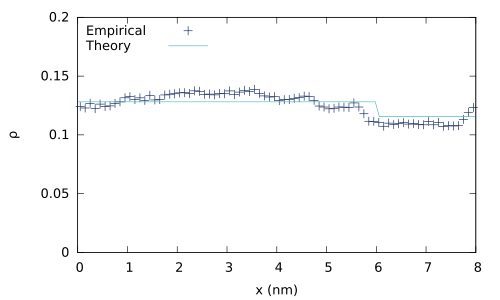

Write gnuplot code to recreate this figure.
#!/usr/bin/gnuplot
set term pdfcairo enhanced linewidth 1.75 font ",14" #size 10in,4.5in
set output "pos_compare_-250.pdf" 

set style line 1 lt 1 pt 1 lc rgb "#081d58"
set style line 2 lt 1 pt 1 lc rgb "#253494"
set style line 3 lt 1 pt 4 lc rgb "#225ea8"
set style line 4 lt 1 pt 4 lc rgb "#1d91c0"
set style line 5 lt 1 pt 6 lc rgb "#41b6c4"
set style line 6 lt 1 pt 6 lc rgb "#7fcdbb"
set style line 7 lt 1 pt 8 lc rgb "#c7e9b4"
set style line 8 lt 1 pt 8 lc rgb "#edf8b1"
set style line 9 lt 1 pt 3 lc rgb "#ffffd9"
set style line 10 lt 1 pt 1 lc rgb "#662506"
set style line 11 lt 1 pt 1 lc rgb "#993404"
set style line 12 lt 1 pt 4 lc rgb "#cc4c02"
set style line 13 lt 1 pt 4 lc rgb "#ec7014"
set style line 14 lt 1 pt 6 lc rgb "#fe9929"
set style line 15 lt 1 pt 6 lc rgb "#fec44f"
set style line 16 lt 1 pt 8 lc rgb "#fee391"
set style line 17 lt 1 pt 8 lc rgb "#fff7bc"
set style line 18 lt 1 pt 3 lc rgb "#ffffe5"

set xlabel "x (nm)"
set ylabel "{/Symbol r}"

set key left Left

unset x2tics 
unset y2tics

#set arrow 1 from 6.,graph(0,0) to 6.,graph(1,1) lt 0 lw 1.25 lc rgb "black" nohead 

sign(x) = x==0 ? 0 : x/abs(x)

V(x) = x<6. ? 40.*(6.-x)/6. : 40.*(x-6.)/2.
F(x) = x<6. ? 40./6. : -40./2.
rho(x,y) = 1/8. - 1/(8.*y)*F(x) + 1/(8.*y**2)*(F(x)**2-40.**2/(2.*6.))
rho_det(x,y) = 1/8. - 0.3/(8.*y)*F(x) + 0.3**2/(8.*y**2)*(F(x)**2-40.**2/(2.*6.))  

shift(x) = x<0 ? shift(x+8) : (x>8 ? shift(x-8) : x)



plot [0:8][0.:0.2] \
      "Data/pos_distr_F=-250_attached.dat" u (shift($1+6)):($2*10) title "Empirical" w points ls 1 \
      , rho(x,-250) title "Theory" ls 5
